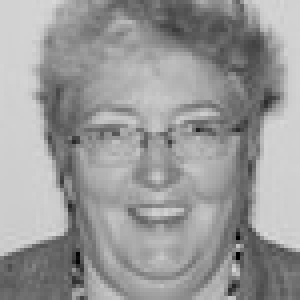
#> input picture imgs/Casanova2.jpg, 75 x 75 px (shown 4 times larger); its folder holds 4 pictures in this run
$ python InputConversionClass.py
#> lines starting #> are read from the running program, lines starting #| are printed output that depends on the picture
### PCA.py
import numpy as np
import scipy.sparse as sp
from scipy.sparse.linalg import eigsh

class PCA:

    # [4 lines left out: function __init__, not called in this run]

    def NormData(self):
        #mean normalization. feature scaling not necessary
        RowMean = np.zeros((self.Data.shape[0],))
        MagMean = 0
        for x in range(self.SetSize):
            RowMean += self.Data[:,x]
            MagMean += np.linalg.norm(self.Data[:,x])
        RowMean /= self.SetSize
        MagMean /= self.SetSize
        NormData = np.empty_like(self.Data)
        for x in range(self.SetSize):
            NormData[:,x] = self.Data[:,x]-RowMean
        return NormData, RowMean, MagMean

    def ProcessData(self, k):
        AverageMatrix = np.zeros((self.Data.shape[0],self.Data.shape[0]))
        #comuting covariance matrix to reduce from n dimensions to k dimensions
        #n = rows = pixels
        print(self.SetSize)
        for x in range(self.SetSize):
            column_vector = self.NormData[:,x].reshape(self.NormData.shape[0],1)
            AverageMatrix += column_vector.dot(column_vector.T)
        AverageMatrix = AverageMatrix/self.SetSize
        (w,v) = eigsh(AverageMatrix, k=k)
 #       (w,v) = np.linalg.eig(AverageMatrix)

        print("check3")
        v_reduce = v[:,:k] #taking the first k columns of the Self.SetSize length eigenvectors. Taking all rows from columns 0 to k.
        z = v_reduce.T.dot(self.NormData) #input can be any vector (face) that we want to plot along PCs
        #v_reduce = eigenfaces, z = coefficients
        print(v_reduce)
        return v_reduce, z


# [8 lines that do not run on import are left out]


### InputConversionClass.py
from PIL import Image
import numpy as np
from numpy import array
import os
from PCA import *

class InputConversion(PCA):

    def __init__(self, image_dir, k):
        self.image_dir = image_dir
        self.Data, self.shape = self.read_data()
#> in jpg_image_to_array, img is the input picture: PIL image 75x75 L; min 0, max 217, mean 153.6
#> in jpg_image_to_array, `Mim_arr = im_arr.reshape(im_arr.size,1)`: Mim_arr = 5625 values, max 217 at index 4416, min 0 at index 4859, mean 153.6
        self.SetSize = self.Data.shape[1]
#> self.SetSize = 4
        self.NormData, self.RowMean, self.MagMean = self.NormData()
        self.eigenfaces, self.coefficients = self.ProcessData(k)
#| 4
#> the loop in ProcessData, `for x in range(self.SetSize):` made 4 passes
#> pass 1, in ProcessData, `AverageMatrix += column_vector.dot(column_vector.T)`:
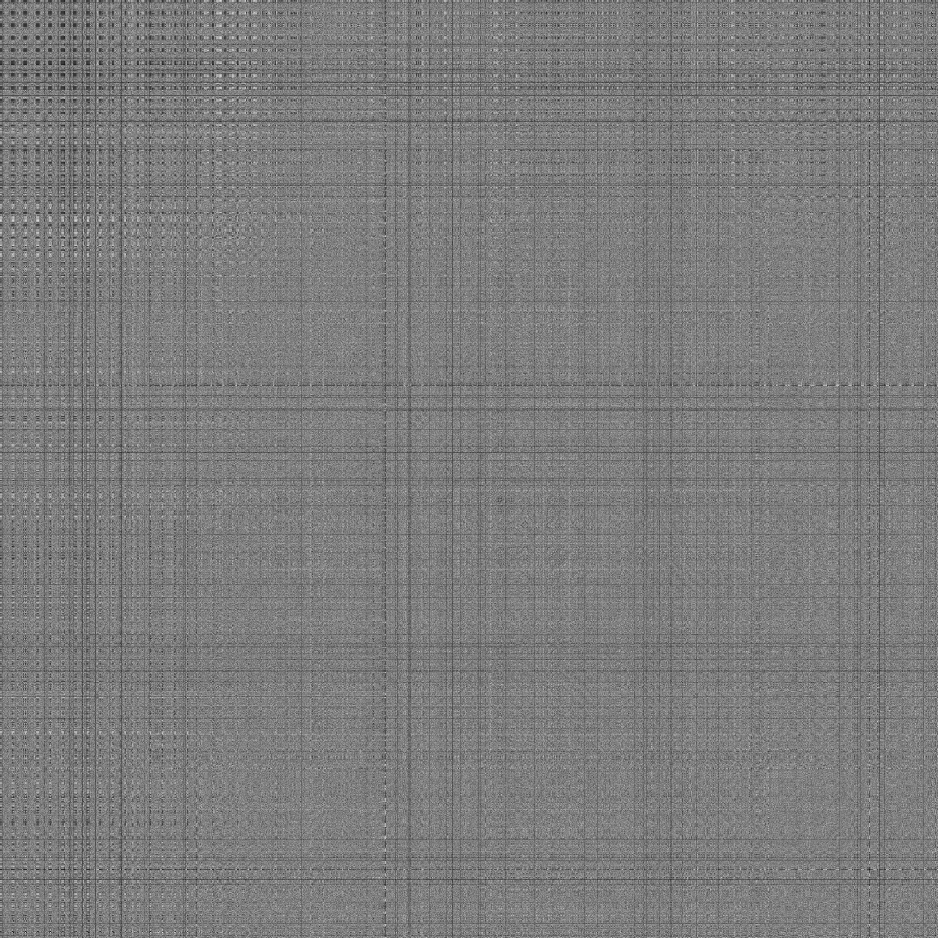
#> AverageMatrix: shape (5625, 5625) float64 (shown at 1/6 size); min 0, max 255, mean 124.3
        self.k = k

    def jpg_image_to_array(self, image_path):
        #Loads JPEG image into 3D Numpy array of 1 row
##        with Image.open(image_path) as image:
##            im_arr1 = np.fromstring(image.tobytes(), dtype=np.uint8)
##        print("hello", im_arr1)

        img = Image.open(image_path)
        im_arr = array(img) #creates a matrix (L pixels by w pixels)
        Mim_arr = im_arr.reshape(im_arr.size,1) #1 column
        return im_arr, Mim_arr

    def array_to_jpg_image(self, image_vector):
        image_matrix = image_vector.reshape(self.shape)
        img = Image.fromarray(image_matrix)
        img.save("output.png")
        img.show()

    def read_data(self):
        IMG_DIR = os.path.abspath(os.path.join(os.path.dirname(__file__), self.image_dir))
        all_images = []
        for fn in os.listdir(IMG_DIR):
            all_images.append(self.jpg_image_to_array(os.path.join(IMG_DIR, fn))[1]) #image path to folder imgs
            Overallshape = self.jpg_image_to_array(os.path.join(IMG_DIR, fn))[0].shape #records lxw of images
        all_images_matrix = np.asarray(all_images) #np convert list of sublists to matrix
        shape1,shape2,x = all_images_matrix.shape
        Mall_images_matrix = all_images_matrix.reshape(shape1,shape2).T #creates number of images by pixels so transpose to pixels by number of images
        return Mall_images_matrix, Overallshape

    def plot_eigenfaces(self):
        eigenfaces = [self.eigenfaces[:,i] * self.MagMean/np.linalg.norm(self.eigenfaces[:,i]) + self.RowMean for i in range(self.k)]
        eigenfaces = [eigenfaces[i].astype(np.uint8) for i in range(len(eigenfaces))]
        for i in range(len(eigenfaces)):
            self.array_to_jpg_image(eigenfaces[i])
#> this loop made 3 passes
#> pass 1, in array_to_jpg_image, `image_matrix = image_vector.reshape(self.shape)`:
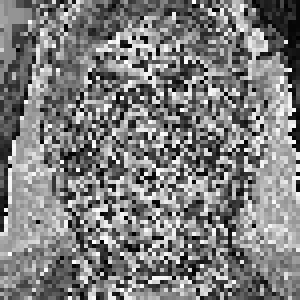
#> image_matrix: shape (75, 75) (shown 4 times larger); min 0, max 255, mean 125.5
#> pass 2, in array_to_jpg_image (call 2), `image_matrix = image_vector.reshape(self.shape)`:
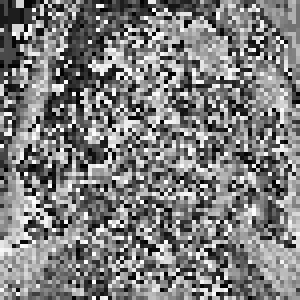
#> image_matrix: shape (75, 75) (shown 4 times larger); min 0, max 255, mean 125.8
#> pass 3, in array_to_jpg_image (call 3), `image_matrix = image_vector.reshape(self.shape)`:
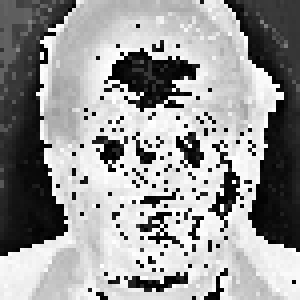
#> image_matrix: shape (75, 75) (shown 4 times larger); min 0, max 255, mean 152.5
        self.array_to_jpg_image(self.RowMean.astype(np.uint8)) #plots RowMean
#> in array_to_jpg_image (call 4), `image_matrix = image_vector.reshape(self.shape)`:
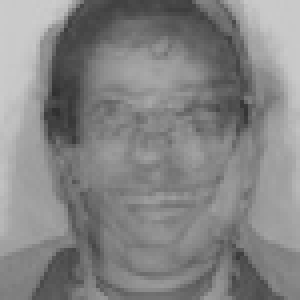
#> image_matrix: shape (75, 75) (shown 4 times larger); min 47, max 204, mean 132.4

Instance = InputConversion("imgs", 3)
Instance.plot_eigenfaces()
